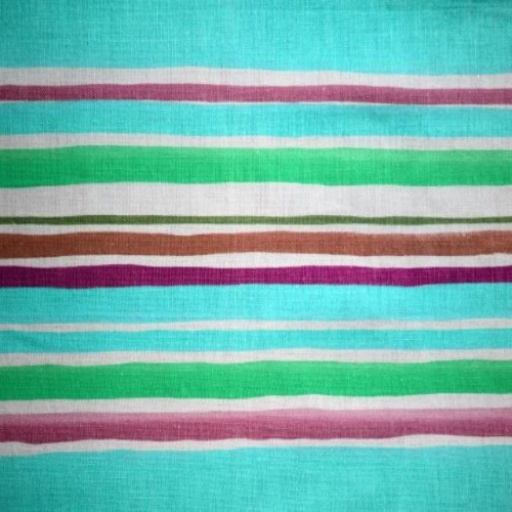
#> input picture sample/banded_0030.jpg, 512 x 512 px; its folder holds only this picture in this run
$ jupyter execute EdgeDetectionAnalysis.ipynb
#> lines starting #> are read from the running program, lines starting #| are printed output that depends on the picture; after the words box and inside, x2 and y2 are one past the last pixel; in counts of white or black regions, pixels touching at a corner belong together
# Edge Detection

[cell 1]
import numpy as np
import cv2 as cv
from matplotlib import pyplot as plt
from matplotlib.pyplot import figure
import os

folder = 'sample'
for filename in os.listdir(folder):
    figure(figsize=(8, 6), dpi=160)
    img_original = cv.imread(folder+'/'+filename)
#> img_original is the input picture: shape (512, 512, 3); mean B, G, R 172.6, 179.5, 116.4
    img_original = cv.cvtColor(img_original, cv.COLOR_BGR2RGB)
    img_canny = cv.Canny(img_original,100,200)
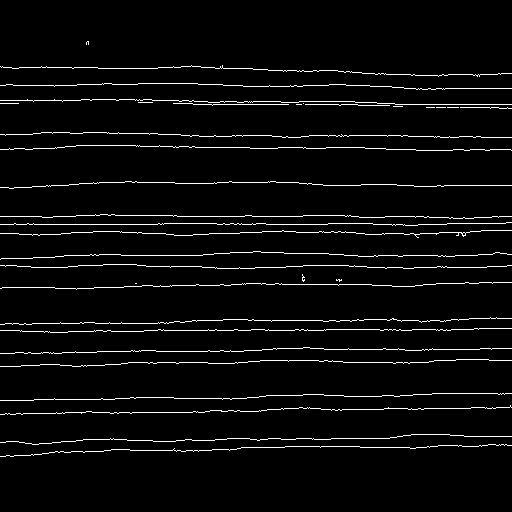
#> img_canny: shape (512, 512); 4.1% white in thin lines or dots, all inside (x1, y1, x2, y2) = (0, 41, 512, 457)
    img_Dexined_avg = cv.imread('results/DexiNed/avg/'+filename[:-4]+'.png')
    img_Dexined_fused = cv.imread('results/DexiNed/fused/'+filename[:-4]+'.png')
    img_RCF = cv.imread('results/RCF/'+filename[:-4]+'.png')
    plt.subplot(151),plt.imshow(img_original)
    plt.title('Original'), plt.xticks([]), plt.yticks([])
    plt.subplot(152),plt.imshow(255 - img_canny,cmap = 'gray')
    plt.title('Canny'), plt.xticks([]), plt.yticks([])
    plt.subplot(153),plt.imshow(img_Dexined_avg,cmap = 'gray')
    plt.title('DexiNed(avg)'), plt.xticks([]), plt.yticks([])
    plt.subplot(154),plt.imshow(img_Dexined_fused,cmap = 'gray')
    plt.title('DexiNed(fused)'), plt.xticks([]), plt.yticks([])
    plt.subplot(155),plt.imshow(255-img_RCF,cmap = 'gray')
    plt.title('RCF'), plt.xticks([]), plt.yticks([])
    plt.show()
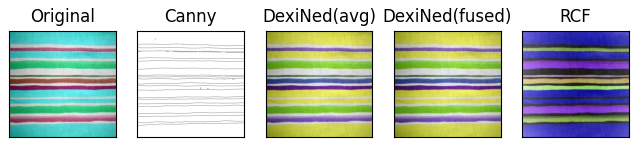
#> figure drawn by matplotlib, 5 panels; B, G, R data is drawn as R, G, B

$ run again, on sample/freckled_0116.jpg
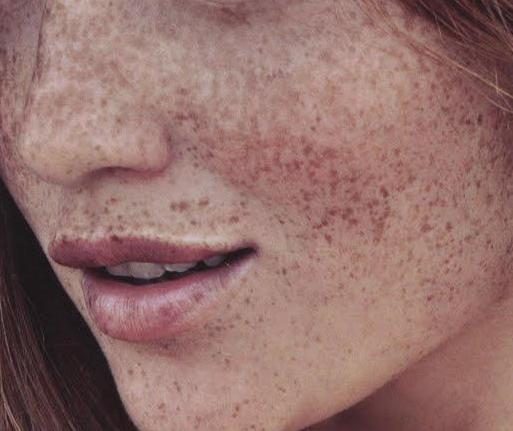
#> input picture sample/freckled_0116.jpg, 513 x 431 px
#> img_original is the input picture: shape (431, 513, 3); mean B, G, R 107.7, 112, 148.4
#> `img_canny = cv.Canny(img_original,100,200)`:
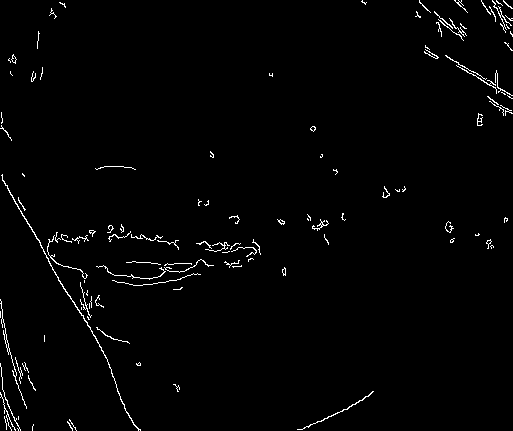
#> img_canny: shape (431, 513); 1.5% white in thin lines or dots
